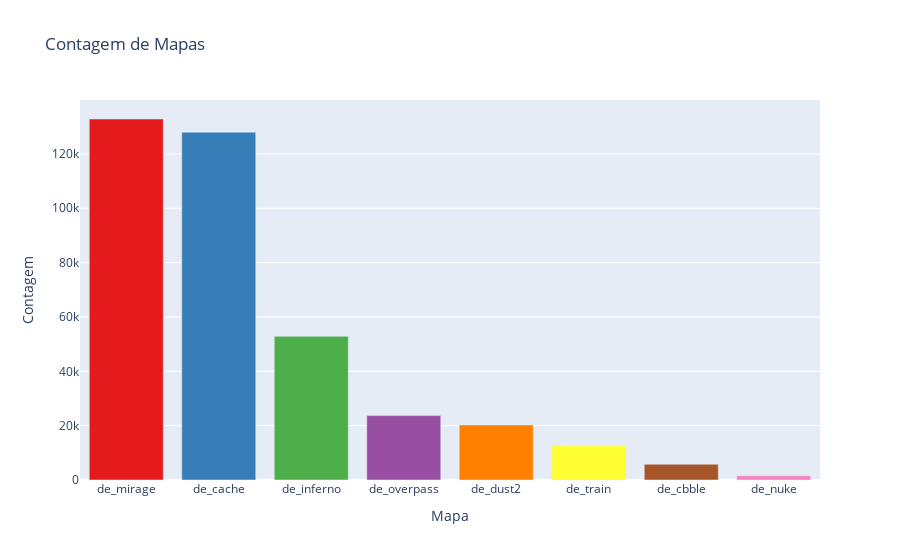

Notebook cell for this chart:
### Markdown cell above
Sou um jogador iniciando do CS 2, mas sempre escuto tanto narradores de jogos profissionais ou colegas de jogo dizendo que cada mapa possue uma vantagem para cada um dos lados. Nessa primeira analise, quero analisar se existe essa tendencia de cada lado ou se é simplesmente uma supersticao dos jogadores.

Na primeira imagem abaixo vemos que os jogadores possuem uma preferencia dos mapas Mirage, Cache e Inferno. A partir do mapa Overpass não poderemos afirmar nada, pois possuem uma amostra muito baixa em comparacão com os outros.

### Code cell
mm_master = games_df['map'].value_counts()

# Usando uma paleta de cores do Plotly
colors = px.colors.qualitative.Set1

# Criando o gráfico de barras
fig = go.Figure(data=[go.Bar(x=mm_master.index, y=mm_master, marker_color=colors)])

# Atualizando o layou¨
fig.update_layout(title='Contagem de Mapas',
                  xaxis_title='Mapa',
                  yaxis_title='Contagem',
                  bargap=0.2)

# Exibindo o gráfico
fig.show()

### Figure 1 — Plotly figure (JSON) as saved in the notebook; plotly's stock layout.template omitted (floating-point values rounded to 4 significant figures)
{"data": [{"marker": {"color": ["rgb(228,26,28)", "rgb(55,126,184)", "rgb(77,175,74)", "rgb(152,78,163)", "rgb(255,127,0)", "rgb(255,255,51)", "rgb(166,86,40)", "rgb(247,129,191)", "rgb(153,153,153)"]}, "type": "bar", "x": ["de_mirage", "de_cache", "de_inferno", "de_overpass", "de_dust2", "de_train", "de_cbble", "de_nuke"], "y": [132862, 128024, 52876, 23697, 20225, 12604, 5792, 1549]}], "layout": {"bargap": 0.2, "title": {"text": "Contagem de Mapas"}, "xaxis": {"title": {"text": "Mapa"}}, "yaxis": {"title": {"text": "Contagem"}}}}
